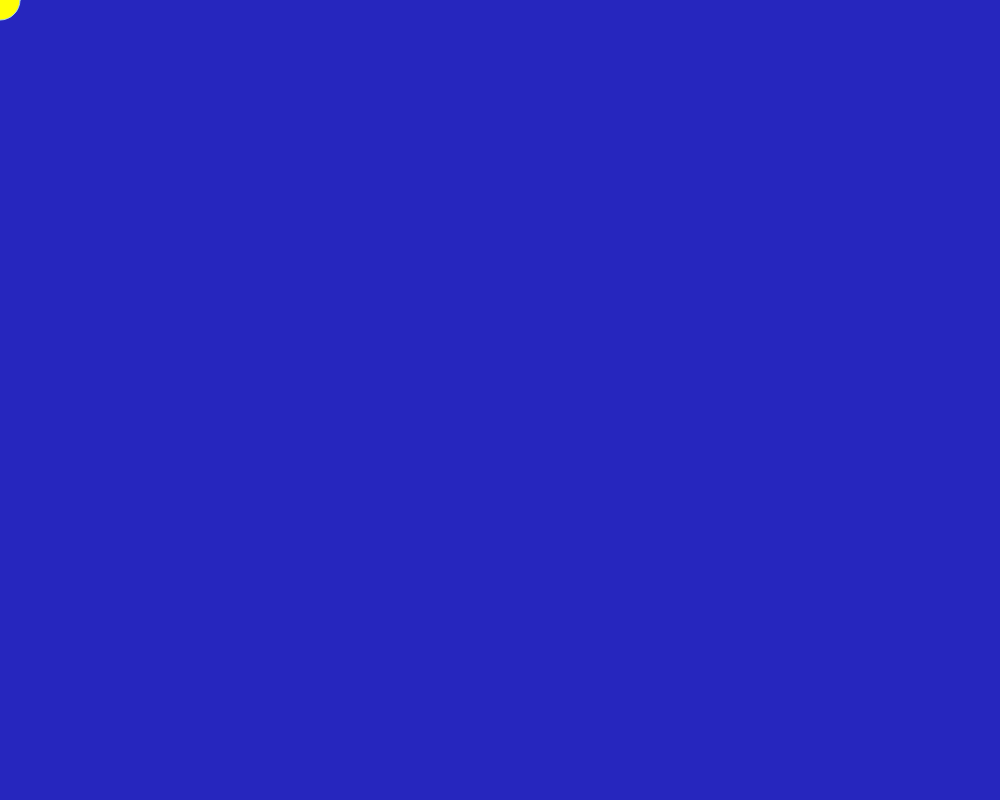
Frame 1 (no input)
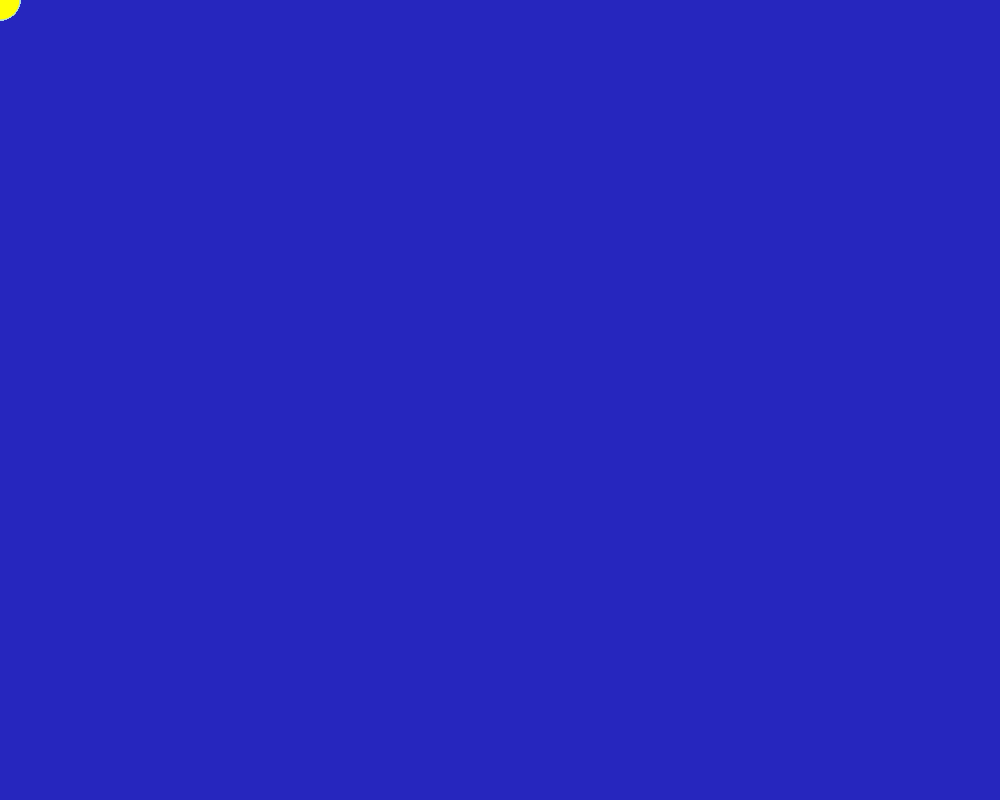
Frame 60 (no input)
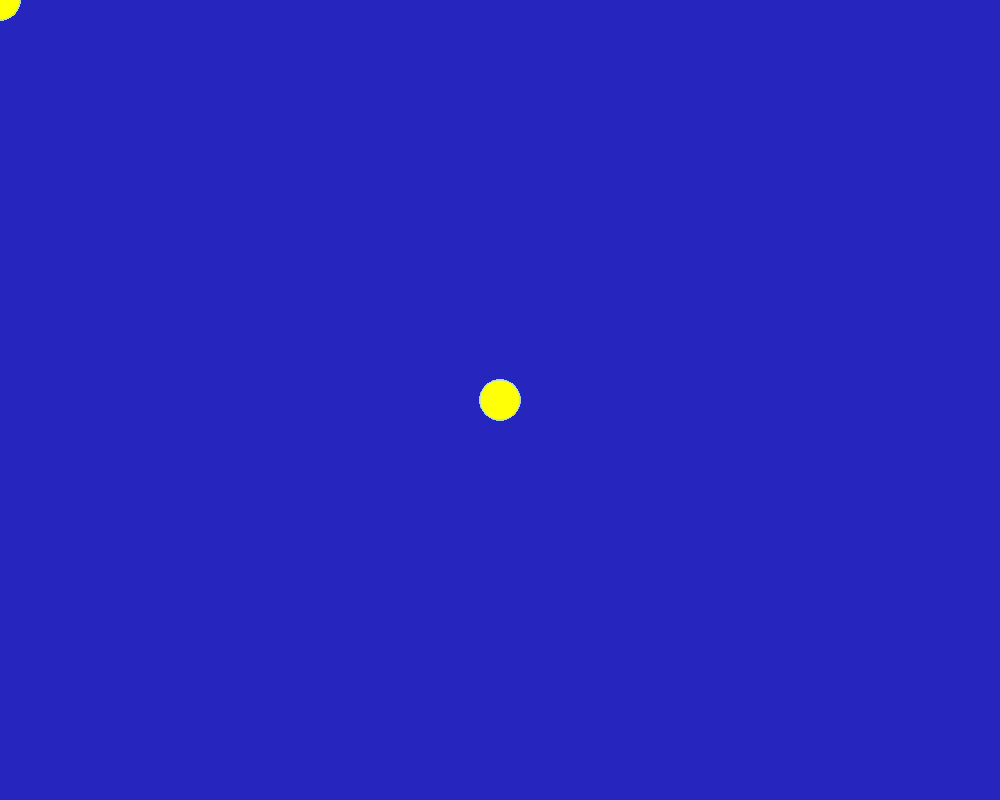
Frame 120 (the mouse pressed at the canvas centre since frame 60)

The p5.js sketch that drew these frames (run headless with seeded random() and noise() and a simulated clock; from frame 60 on, the mouse is pressed at the canvas centre):

// p5.js sketch
// ── sketch.js
function setup() {
  createCanvas(1000, 800);
  background("rgb(38,38,190)");
}

function draw() {
  
  
  fill("rgb(255,255,6)");
  stroke("lightblue");
  
  if(mouseIsPressed);{
  circle(mouseX,mouseY,40);
  }
}
